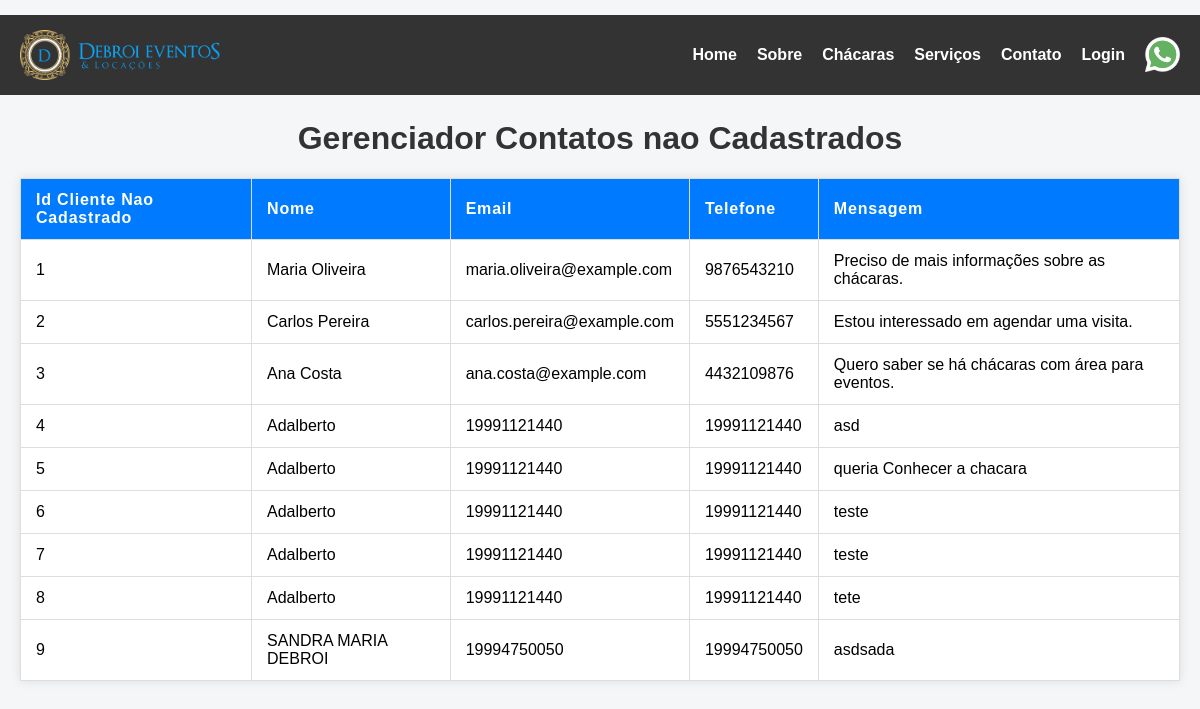
The app's page /contatosSemCadastro.php, older data.
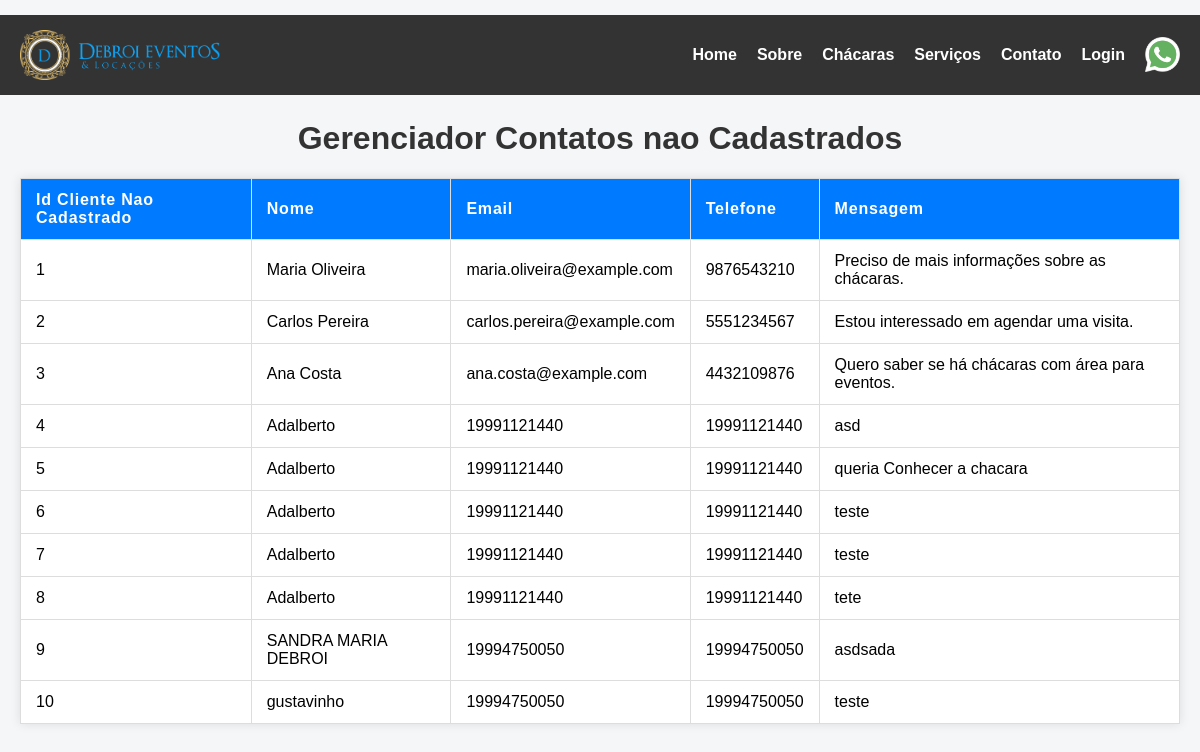
The same page, newer data.
### tables this page shows
CREATE TABLE `contatoclientenaocadastrado` (
  `Id` int(11) NOT NULL AUTO_INCREMENT,
  `Nome` varchar(100) NOT NULL,
  `Telefone` varchar(15) NOT NULL,
  `Email` varchar(255) NOT NULL,
  `Mensagem` varchar(550) DEFAULT NULL,
  PRIMARY KEY (`Id`)
);

### html/contatosSemCadastro.php (the view, shortened to what this page needs)
<?php
include('conexao.php');
    $ConsultaSQL = "select * from contatoclientenaocadastrado;";
    $CtnClientesSemCadastro = mysqli_query($conecta,$ConsultaSQL);
?>
<!DOCTYPE html>
<html lang="pt-BR">
<head>
</head>
<body>
    <header>
        <?php include 'menuBarra.php'; ?>
    </header>
    <div class="TudoviewUser">
        <h1>Gerenciador Contatos nao Cadastrados</h1>
        <div class="table-container">
            <table>
                <thead>
                    <tr>
                        <th>Id Cliente Nao Cadastrado</th>
                        <th>Nome</th>
                        <th>Email</th>
                        <th>Telefone</th>
                        <th>Mensagem</th>
                    </tr>
                </thead>
                <tbody>
                    <?php while($ClienteSemCadastro = mysqli_fetch_assoc($CtnClientesSemCadastro)){  ?>
                    <tr>
                        <td><?php echo $ClienteSemCadastro["Id"]; ?></td>
                        <td><?php echo $ClienteSemCadastro["Nome"]; ?></td>
                        <td><?php echo $ClienteSemCadastro["Email"]; ?></td>
                        <td><?php echo $ClienteSemCadastro["Telefone"]; ?></td>
                        <td><?php echo $ClienteSemCadastro["Mensagem"]; ?></td>
                    </tr>
                    <?php } ?>
                </tbody>
            </table>
        </div>
    </div>
</body>
</html>

Row changes from the older to the newer data that the page shows:
added contatoclientenaocadastrado: Id "10", Nome "gustavinho", Email "19994750050", Telefone "19994750050", Mensagem "teste"
